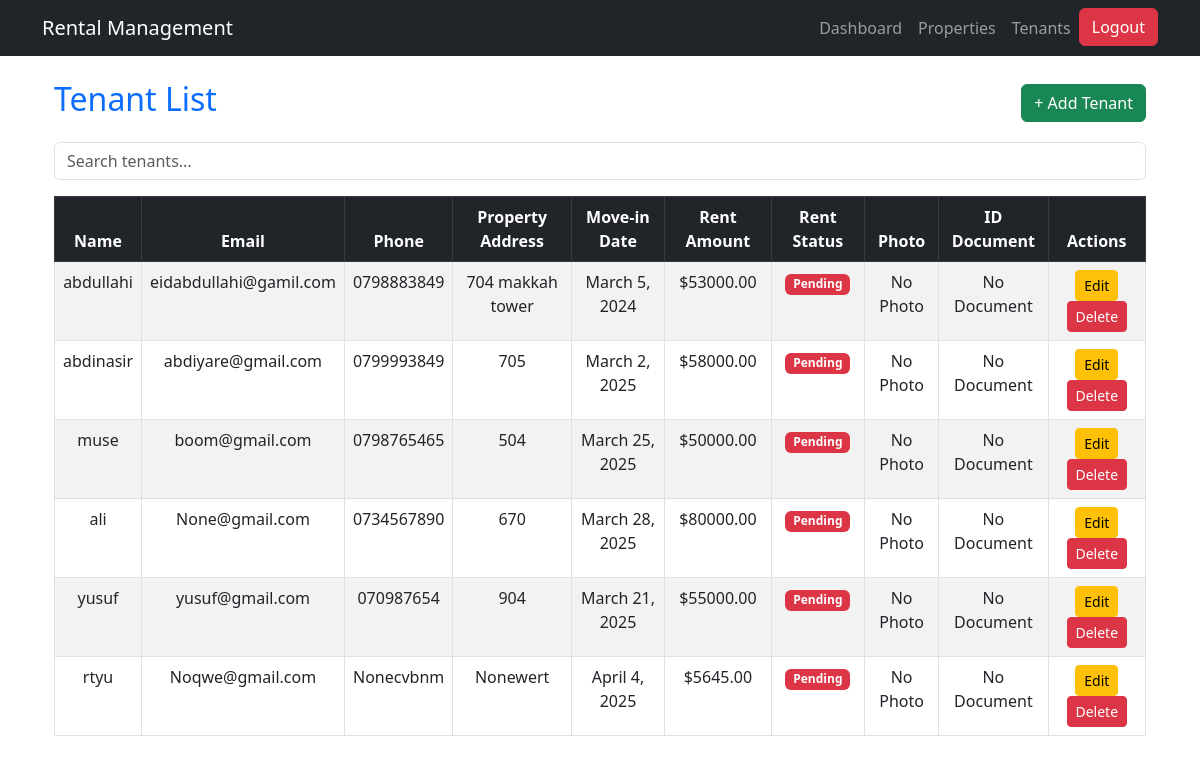
The app's page /tenant_list/ (signed in), older data.
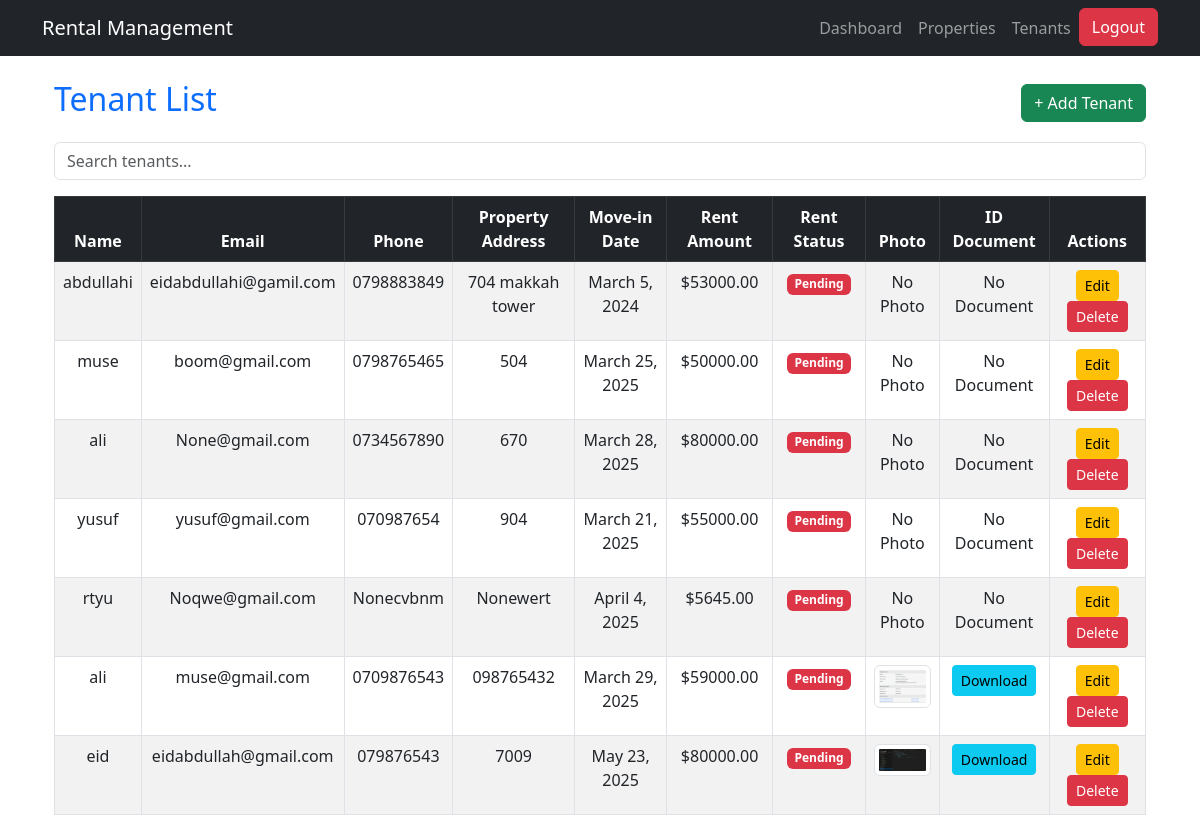
The same page, newer data.
### users/models.py (models this page shows, shortened)
class Tenant(models.Model):
    name = models.CharField(max_length=255)
    email = models.EmailField(unique=True)  # Ensuring email is unique
    phone = models.CharField(max_length=20)
    property_address = models.CharField(max_length=255)
    move_in_date = models.DateField()
    rent_amount = models.DecimalField(max_digits=10, decimal_places=2)
    photo = models.ImageField(upload_to='tenant_photos/', blank=True, null=True)  # ✅ Stores tenant photo
    id_document = models.FileField(upload_to='tenant_documents/', blank=True, null=True)  # ✅ Stores ID document

### users/views.py (the view)
# urls.py: path('tenant_list/', views.tenant_list, name='tenant_list'),
@login_required
def tenant_list(request):
    tenants = Tenant.objects.all()  # Fetch all tenants
    return render(request, 'users/tenant_list.html', {'tenants': tenants})

### users/templates/users/tenant_list.html (shortened to what this page needs)
{% extends "users/base.html" %}
{% block content %}
<div class="container-fluid">
    <div class="d-flex justify-content-between align-items-center mb-3">
        <h2 class="text-primary">Tenant List</h2>
        <a href="{% url 'add_tenant' %}" class="btn btn-success">+ Add Tenant</a>
    </div>
    <input type="text" id="tenantSearch" class="form-control mb-3" placeholder="Search tenants..." onkeyup="filterTable()">
    <div class="table-responsive">
        <table class="table table-striped table-bordered text-center">
            <thead class="table-dark">
                <tr>
                    <th>Name</th>
                    <th>Email</th>
                    <th>Phone</th>
                    <th>Property Address</th>
                    <th>Move-in Date</th>
                    <th>Rent Amount</th>
                    <th>Rent Status</th>
                    <th>Photo</th>
                    <th>ID Document</th>
                    <th>Actions</th>
                </tr>
            </thead>
            <tbody>
                {% for tenant in tenants %}
                <tr>
                    <td>{{ tenant.name }}</td>
                    <td>{{ tenant.email }}</td>
                    <td>{{ tenant.phone }}</td>
                    <td>{{ tenant.property_address }}</td>
                    <td>{{ tenant.move_in_date }}</td>
                    <td>${{ tenant.rent_amount }}</td>
                    <td>
                        {% if tenant.rent_amount_paid %}
                            <span class="badge bg-success">Paid</span>
                        {% else %}
                            <span class="badge bg-danger">Pending</span>
                        {% endif %}
                    </td>
                    <td>
                        {% if tenant.photo %}
                            <img src="{{ tenant.photo.url }}" alt="Tenant Photo" width="60" class="img-thumbnail">
                        {% else %}
                            No Photo
                        {% endif %}
                    </td>
                    <td>
                        {% if tenant.id_document %}
                            <a href="{{ tenant.id_document.url }}" target="_blank" class="btn btn-sm btn-info">Download</a>
                        {% else %}
                            No Document
                        {% endif %}
                    </td>
                    <td>
                        <a href="{% url 'edit_tenant' tenant.id %}" class="btn btn-sm btn-warning">Edit</a>
                        <form action="{% url 'delete_tenant' tenant.id %}" method="POST" style="display:inline;">
                            <button type="submit" class="btn btn-sm btn-danger" onclick="return confirm('Are you sure you want to delete this tenant?');">Delete</button>
                        </form>
                    </td>
                </tr>
                {% endfor %}
            </tbody>
        </table>
    </div>
</div>
{% endblock %}

### users/templates/users/base.html (shortened to what this page needs)
<!DOCTYPE html>
<html lang="en">
<head>
    <link rel="stylesheet" href="https://cdn.jsdelivr.net/npm/bootstrap@5.3.0/dist/css/bootstrap.min.css">
</head>
<body>
    <nav class="navbar navbar-expand-lg navbar-dark bg-dark">
        <div class="container">
            <a class="navbar-brand" href="{% url 'dashboard' %}">Rental Management</a>
            <div class="collapse navbar-collapse" id="navbarNav">
                <ul class="navbar-nav ms-auto">
                    <li class="nav-item">
                        <a class="nav-link" href="{% url 'dashboard' %}">Dashboard</a>
                    </li>
                    <li class="nav-item">
                        <a class="nav-link" href="#">Properties</a>
                    </li>
                    <li class="nav-item">
                        <a class="nav-link" href="{% url 'tenant_list' %}">Tenants</a>
                    </li>
                    <li>
                        <form action="{% url 'logout' %}" method="post" style="display:inline;">
                            <button type="submit" class="btn btn-danger">Logout</button>
                        </form>
                    </li>
                </ul>
            </div>
        </div>
    </nav>
    <div class="container mt-4">
        {% block content %}{% endblock %}
    </div>
</body>
</html>

Row changes from the older to the newer data that the page shows:
removed Tenant: name "abdinasir", email "abdiyare@gmail.com", phone "0799993849", property_address "705", move_in_date "March 2, 2025", rent_amount "58000.00", shows "No Photo", shows "No Document"
added Tenant: name "ali", email "muse@gmail.com", phone "0709876543", property_address "098765432", move_in_date "March 29, 2025", rent_amount "59000.00", photo (picture)
added Tenant: name "eid", email "eidabdullah@gmail.com", phone "079876543", property_address "7009", move_in_date "May 23, 2025", rent_amount "80000.00", photo (picture)
